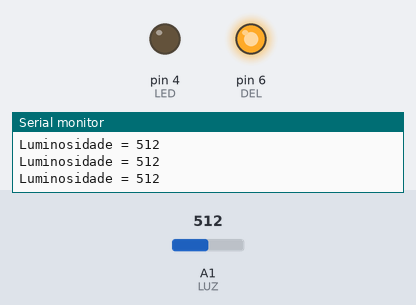
The sketch below on a simulated Arduino Uno, built with avr-gcc and run on an emulated ATmega328P. On the bench: output pins drawn as LEDs (lit = HIGH), the last lines printed to the serial monitor. Inputs (shaded band) come from the test bench; at power-on: A1 (LUZ) = 512.

Above: at 1.2 s.
1.3 s: A1 (LUZ) set to 490
At 2.2 s:
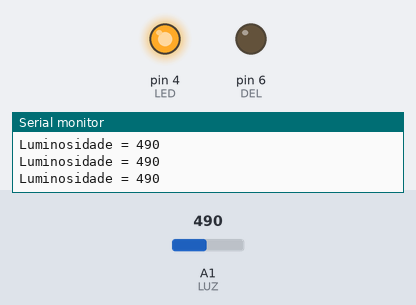
2.9 s: A1 (LUZ) set to 260
4.4 s: A1 (LUZ) set to 232
At 4.7 s:
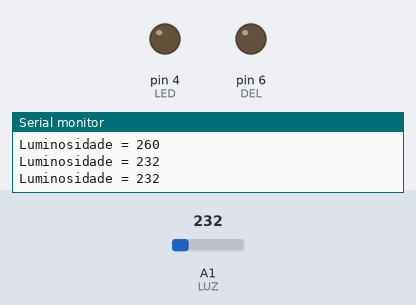
5.9 s: A1 (LUZ) set to 306
At 7.2 s:
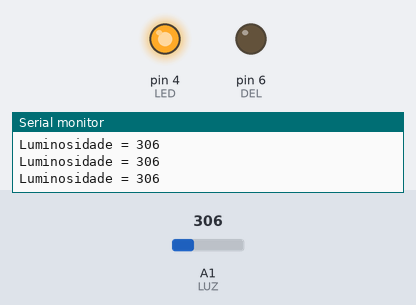
7.5 s: A1 (LUZ) set to 240
At 8.6 s:
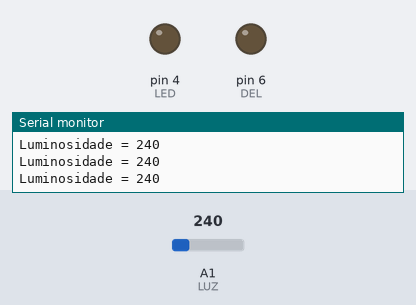
Timing chart, 0 to 10.1 s (numbered marks = the images above; inputs shaded):
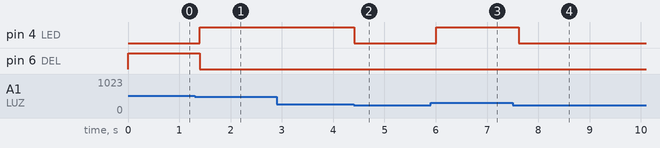

Measured:
- the behaviour switches between 251 and 250 on A1 (LUZ) (found by bisection; images 1 and 2)
- after the input at 1.3 s, pin 4 (LED): LOW → HIGH after 0.10 s; pin 6 (DEL): HIGH → LOW after 0.10 s
- after the input at 4.4 s, pin 4 (LED): HIGH → LOW at once
- after the input at 5.9 s, pin 4 (LED): LOW → HIGH after 0.11 s
- after the input at 7.5 s, pin 4 (LED): HIGH → LOW after 0.12 s

The sketch:

led_poste.ino
```cpp
int LED = 4;
int DEL = 6;
int LUZ = A1;
int VLUZ;
void setup() {
    pinMode(LED,OUTPUT);
    pinMode(DEL,OUTPUT);
    pinMode(LUZ,INPUT);
    Serial.begin(9600);
}

void loop() {
    VLUZ = analogRead(LUZ);
    Serial.print("Luminosidade = ");
    Serial.println(VLUZ);
    if (VLUZ > 250 && VLUZ < 500) {
      digitalWrite(DEL,LOW);
      digitalWrite(LED,HIGH);
    }
    else if (VLUZ > 500) {
      digitalWrite(LED,LOW);
      digitalWrite(DEL,HIGH);
    }
    else {
      digitalWrite(LED,LOW);
      digitalWrite(DEL,LOW);
    }
    delay(200);
}
```
